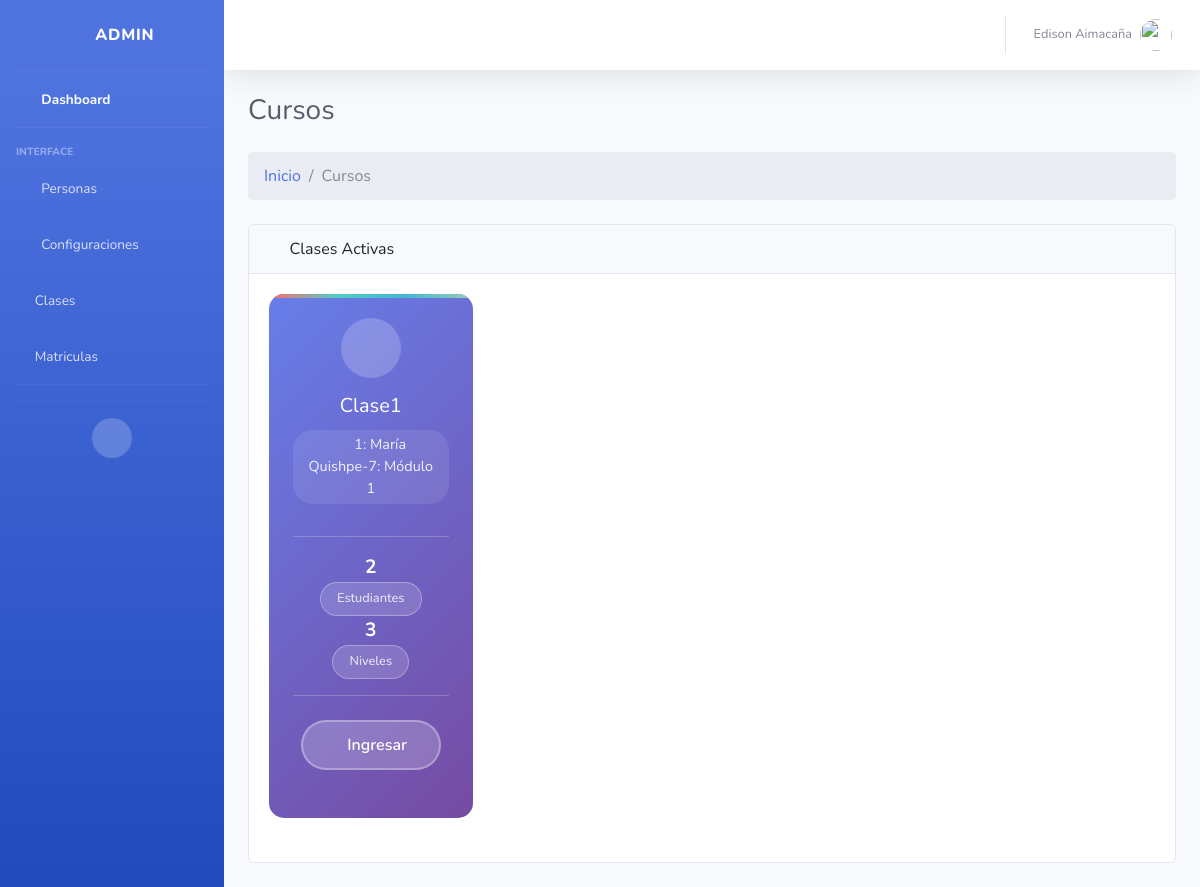
/matricula/ (signed in), run on an earlier commit of the app's database.
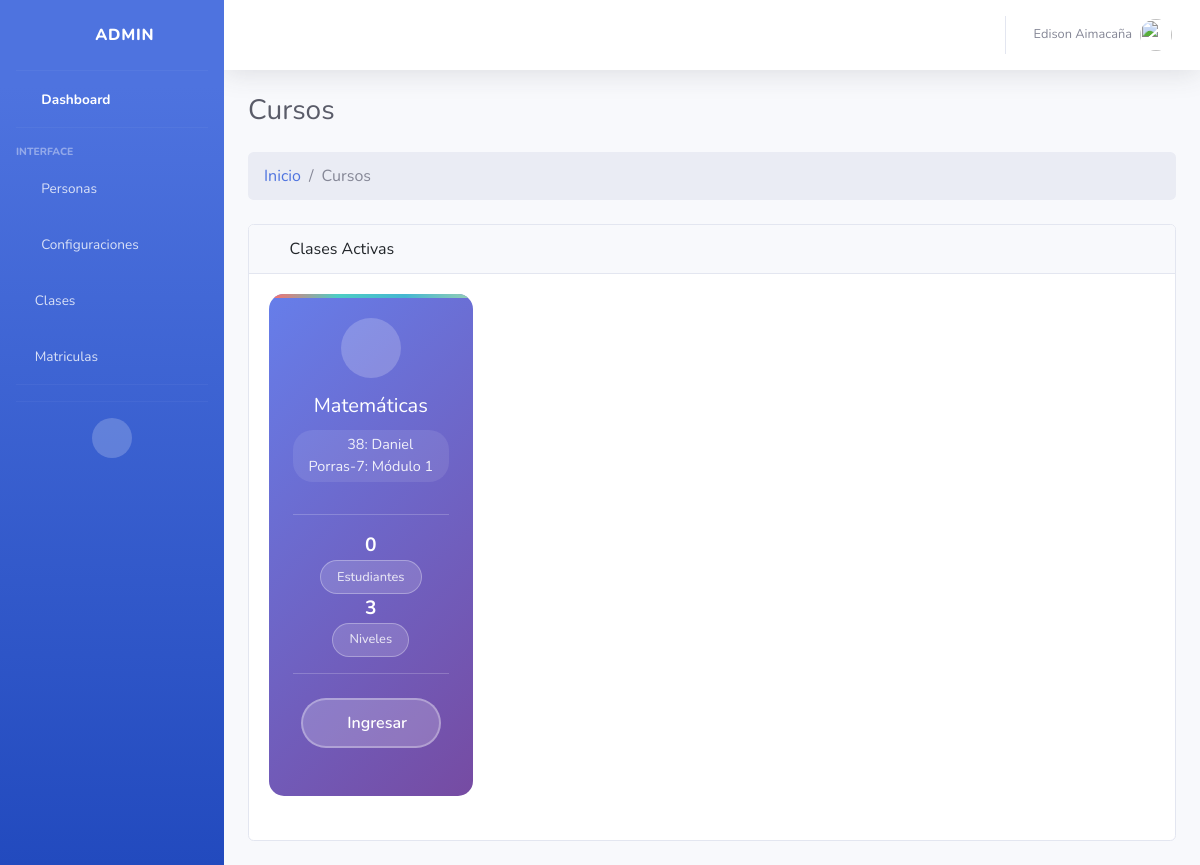
And on a later commit of the database.
### Aplicaciones/core/models.py (models this page shows, shortened)
class Clases (models.Model):
    cla_id = models.AutoField(primary_key=True)
    fk_docente = models.ForeignKey(Docentes,verbose_name='Docente',on_delete=models.CASCADE)
    fk_modulo = models.ForeignKey(Modulos,verbose_name='Modulo',on_delete=models.CASCADE)
    cla_nombre = models.CharField(max_length=100,null=False,verbose_name="Clase:")
    cla_estado = models.BooleanField(default=True,verbose_name='Estado:')
    cla_fecha_creacion = models.DateTimeField(auto_now_add=True,verbose_name='Creado el:')
    cla_fecha_actualizacion = models.DateTimeField(auto_now=True,verbose_name='Actualizado el:')

class Docentes(models.Model):
    doc_id = models.AutoField(primary_key=True)
    fk_id_persona = models.ForeignKey(Personas,verbose_name='Persona',on_delete=models.CASCADE)
    doc_cargo = models.CharField(max_length=100,default="Null",null=False,verbose_name="Cargo:")
    doc_fotografia = models.ImageField(upload_to='docentes/',default=None,verbose_name="Fotografía:")
    doc_estado = models.BooleanField(default=True,verbose_name='Estado:')
    def __str__(self):
        return f"{self.doc_id}: {self.fk_id_persona.fk_id_usuario.first_name} {self.fk_id_persona.fk_id_usuario.last_name}"

class Personas(models.Model):
    per_id = models.AutoField(primary_key=True)
    fk_id_usuario = models.ForeignKey(User,verbose_name='Usuario',on_delete=models.CASCADE)
    per_segundo_nombre = models.CharField(max_length=50,default="Null",null=False,verbose_name="Segundo nombre:")
    per_segundo_apellido = models.CharField(max_length=50,default="Null",null=False,verbose_name="Segundo apellido:")
    per_fecha_nacimiento = models.DateField(
        null=True,          # permite guardar NULL en la base de datos
        blank=True,         # permite dejarlo en blanco en formularios
        verbose_name="Fecha de nacimiento:"
    )
    per_cedula = models.CharField(max_length=15,default="Null",null=False,verbose_name="Cédula:")
    per_telefono = models.CharField(max_length=15,default="Null",null=True,verbose_name="Teléfono:")
    per_fecha_actualizacion = models.DateTimeField(auto_now=True,verbose_name='Actualizado el:')

class Modulos(models.Model):
    mod_id = models.AutoField(primary_key=True)
    mod_nombre = models.CharField(max_length=50,null=False,unique=True,verbose_name="Nombre del modulo:")
    mod_descripcion = models.CharField(max_length=100,null=False,verbose_name="Descripción del modulo:")
    mod_estado = models.BooleanField(default=True,verbose_name='Estado:')
    mod_fecha_creacion = models.DateTimeField(auto_now_add=True,verbose_name='Creado el:')
    mod_fecha_actualizacion = models.DateTimeField(auto_now=True,verbose_name='Actualizado el:')
    def __str__(self):
        return f"{self.mod_id}: {self.mod_nombre}"

### Aplicaciones/core/views/crud_matricula_views.py (the view)
# urls.py: path('', loguin_views.index, name='loguin_index'),
@admin_required
def index(request):
    clases = Clases.objects.annotate(
        num_matriculados=Count('matriculas'),
    )
    return render(request, 'matricula/Index.html', {'clases': clases})

### Aplicaciones/core/context_processors.py (called while the page is built, shortened)
def foto_perfil_usuario(request):
    if request.user.is_authenticated:
        try:
            persona = Personas.objects.get(fk_id_usuario=request.user)
        except Personas.DoesNotExist:
            return {'foto_perfil': None}
        administrador = Administradores.objects.filter(fk_id_persona=persona).first()
        if administrador and administrador.adm_fotografia:
            return {'foto_perfil': administrador.adm_fotografia.url}
    return {'foto_perfil': None}

### Aplicaciones/core/templates/matricula/Index.html (shortened to what this page needs)
{% extends "plantillas/MasterAdmin.html" %}
{% load static %}
{% block content %}
<div class="container-fluid ">
    <div class="d-sm-flex align-items-center justify-content-between mb-4">
        <h1 class="h3 mb-0 text-gray-800">Cursos</h1>
    </div>
    <ol class="breadcrumb mb-4">
        <li class="breadcrumb-item"><a href="{% url 'core_admin' %}">Inicio</a></li>
        <li class="breadcrumb-item active">Cursos</li>
    </ol>
    <div class="card mb-4">
        <div class="card-header">
            <i class="fas fa-table me-1"></i>
            Clases Activas
        </div>
        <div class="card-body">
                <div class="row">
                        {% for clase in clases %}
                        <div class="col-md-4 col-lg-3 mb-4">
                            <div class="card class-card gradient-1 h-100">
                                <div class="card-body-custom">
                                    <div class="class-icon">
                                        <i class="fas fa-chalkboard-teacher"></i>
                                    </div>
                                    <h5 class="card-title">{{ clase.cla_nombre }}</h5>
                                    <span class="module-name">
                                        <i class="fas fa-book-open me-1"></i>
                                        {{ clase.fk_docente}}-{{ clase.fk_modulo }}
                                    </span>
                                    <div class="stats-row ">
                                        <div class="stat-item">
                                            <span class="stat-number">{{ clase.num_matriculados }}</span>
                                            <a href="{% url 'matricula_detalle' clase.cla_id %}" class=" btn-matriculados">
                                                <span class="stat-label">Estudiantes</span>
                                            </a>
                                        </div>
                                        <div class="stat-item">
                                            <span class="stat-number">{{ clase.fk_modulo.niveles.count|default:0 }}</span>
                                            <a href="#" class="btn-matriculados">
                                                <span class="stat-label">Niveles</span>
                                            </a>
                                        </div>
                                    </div>
                                    <div class="students-actions">
                                        <a href="{% url 'avance_index' clase.cla_id %}" class="btn-students">
                                            <i class="fas fa-users"></i>
                                            Ingresar
                                        </a>
                                    </div>
                                </div>
                            </div>
                        </div>
                        {% empty %}
                        <div class="col-12">
                            <div class="alert alert-info text-center">
                                No hay clases activas disponibles.
                            </div>
                        </div>
                        {% endfor %}
                    </div>
                </div>
        </div>
    </div>
</div>
{% endblock %}

What changed in the data, as far as the page shows it:
removed Clases: cla_nombre "Clase1", fk_docente "1: María Quishpe", fk_modulo "7: Módulo 1", num_matriculados "2", fk_modulo.niveles.count "3"
added Clases: cla_nombre "Matemáticas", fk_docente "38: Daniel Porras", fk_modulo "7: Módulo 1", num_matriculados "0", fk_modulo.niveles.count "3"
